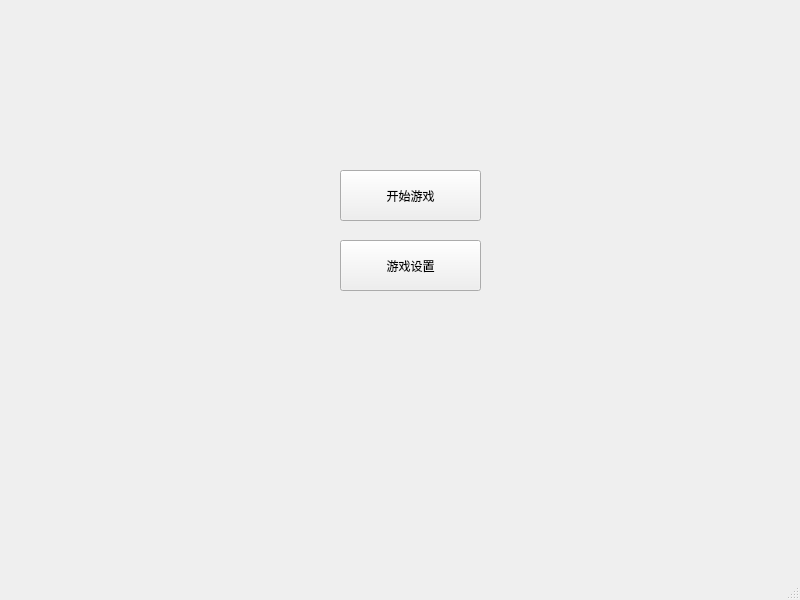
<?xml version="1.0" encoding="UTF-8"?>
<ui version="4.0">
 <class>MainWindow</class>
 <widget class="QMainWindow" name="MainWindow">
  <property name="geometry">
   <rect>
    <x>0</x>
    <y>0</y>
    <width>800</width>
    <height>600</height>
   </rect>
  </property>
  <property name="windowTitle">
   <string>MainWindow</string>
  </property>
  <widget class="QWidget" name="centralwidget">
   <widget class="QPushButton" name="pushButton">
    <property name="geometry">
     <rect>
      <x>340</x>
      <y>170</y>
      <width>141</width>
      <height>51</height>
     </rect>
    </property>
    <property name="text">
     <string>开始游戏</string>
    </property>
   </widget>
   <widget class="QPushButton" name="pushButton_2">
    <property name="geometry">
     <rect>
      <x>340</x>
      <y>240</y>
      <width>141</width>
      <height>51</height>
     </rect>
    </property>
    <property name="text">
     <string>游戏设置</string>
    </property>
   </widget>
   <widget class="QLabel" name="label_2">
    <property name="geometry">
     <rect>
      <x>-40</x>
      <y>-11</y>
      <width>1000</width>
      <height>831</height>
     </rect>
    </property>
    <property name="text">
     <string/>
    </property>
    <property name="pixmap">
     <pixmap resource="untitle.qrc">:/new/prefix1/images/WechatIMG362.jpeg</pixmap>
    </property>
   </widget>
   <widget class="QLabel" name="label">
    <property name="geometry">
     <rect>
      <x>240</x>
      <y>40</y>
      <width>331</width>
      <height>101</height>
     </rect>
    </property>
    <property name="text">
     <string/>
    </property>
    <property name="pixmap">
     <pixmap resource="untitle.qrc">:/new/prefix1/images/WX20230531-143941@2x.png</pixmap>
    </property>
   </widget>
   <zorder>label_2</zorder>
   <zorder>pushButton</zorder>
   <zorder>pushButton_2</zorder>
   <zorder>label</zorder>
  </widget>
  <widget class="QStatusBar" name="statusbar"/>
  <widget class="QMenuBar" name="menubar">
   <property name="geometry">
    <rect>
     <x>0</x>
     <y>0</y>
     <width>800</width>
     <height>36</height>
    </rect>
   </property>
  </widget>
 </widget>
 <resources>
  <include location="untitle.qrc"/>
 </resources>
 <connections/>
</ui>
